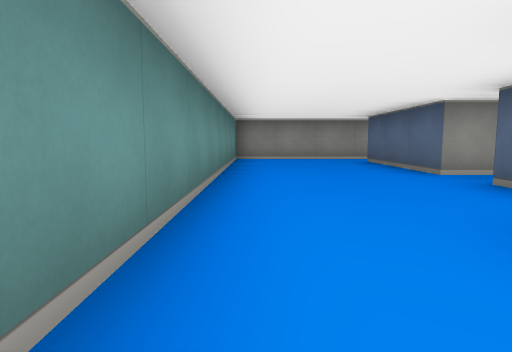
View 1 (above)

16 first-person views from a walk through a cub3D level. The camera is about half as high as the walls, tilts 6° down and sees 75° across. The floor is counted in squares. Each view is taken from the middle of a square. On the plan, view 1 faces up. The plan holds only what a view shows up to about 9 squares ahead; the rest is blank.

View 2
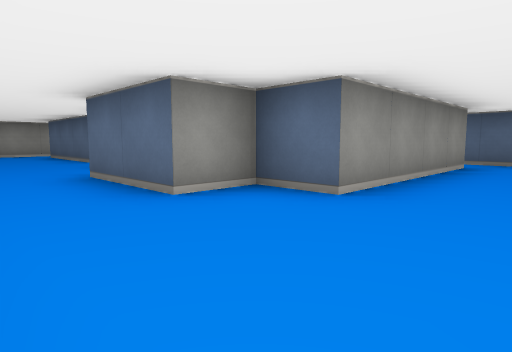

View 3
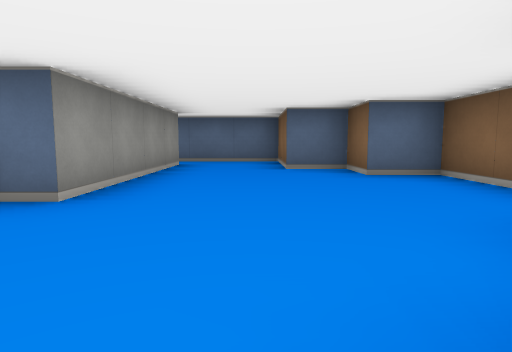

View 4
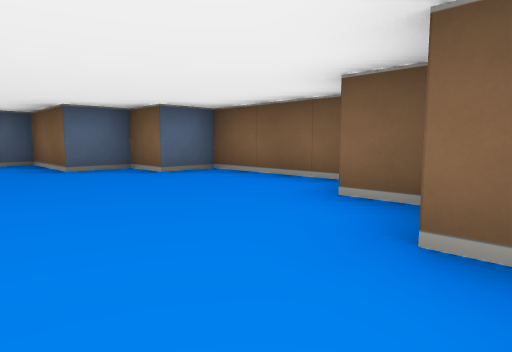

View 5
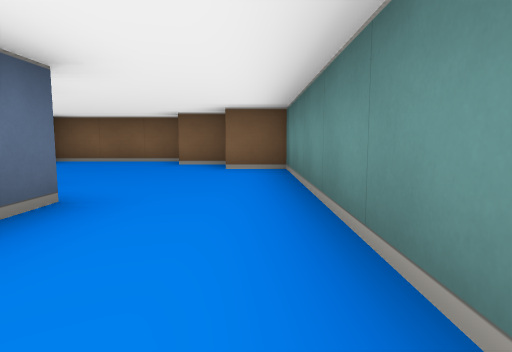

View 6
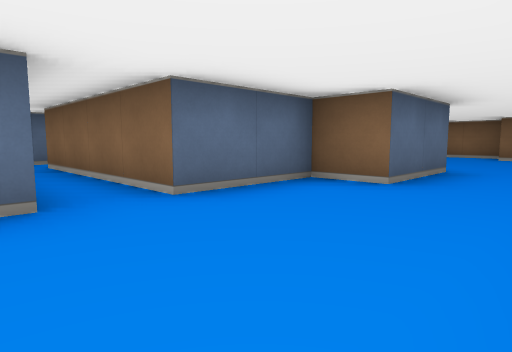

View 7
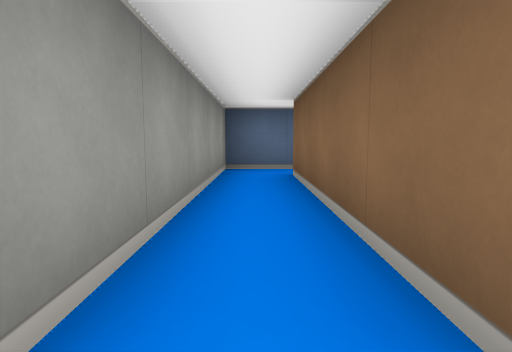

View 8
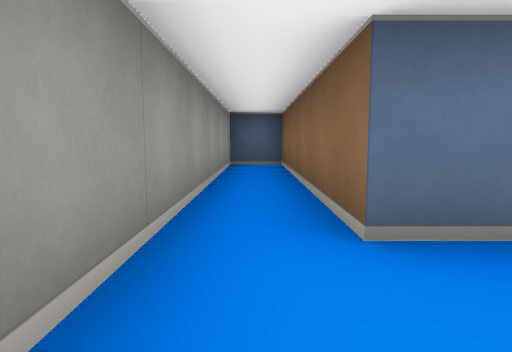

View 9
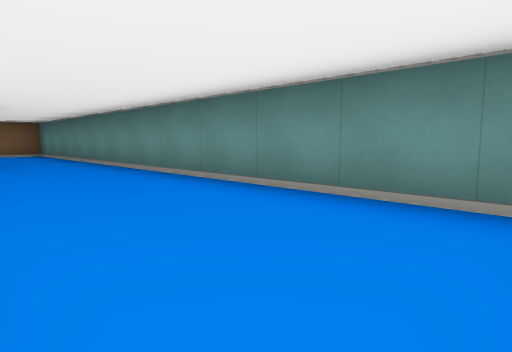

View 10
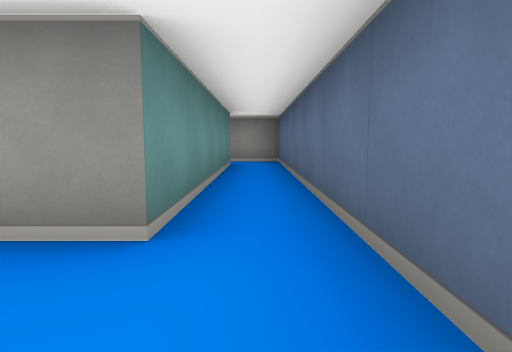

View 11
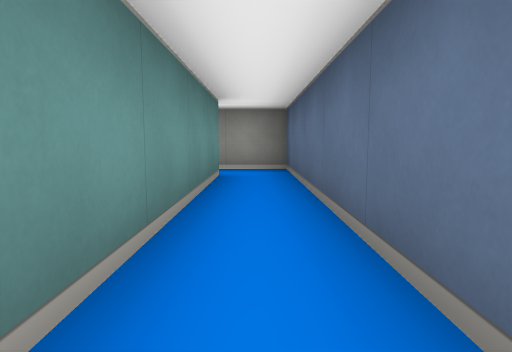

View 12
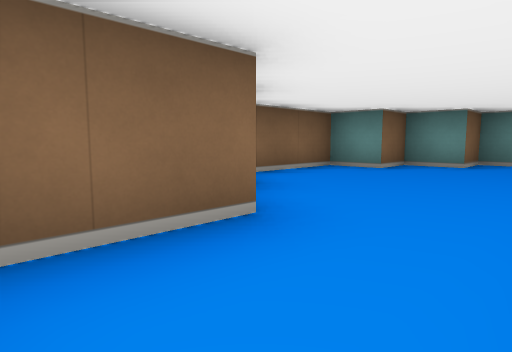

View 13
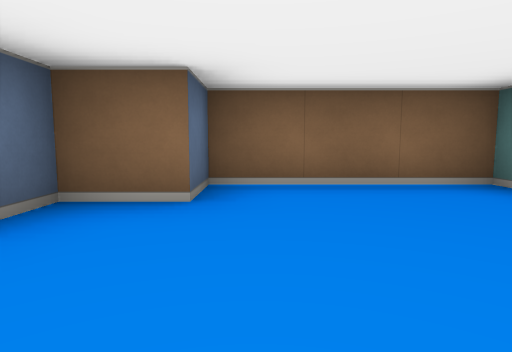

View 14
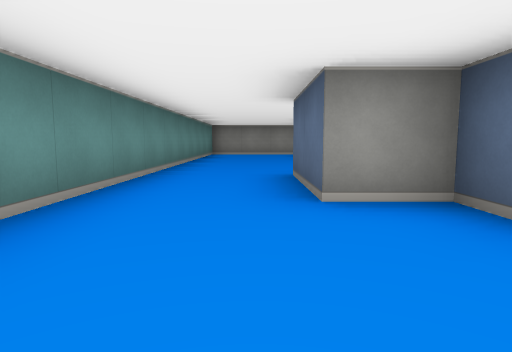

View 15
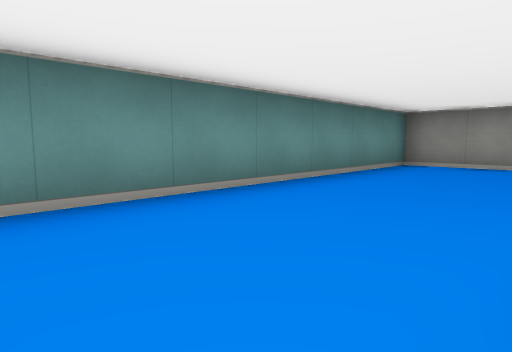

View 16
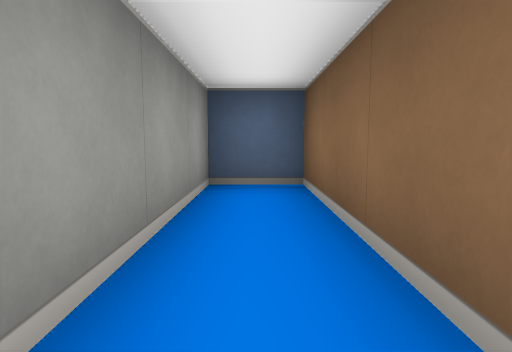

### Floor plan
Points are (right, up) in squares from view 1. A wall is a line through its corners. A room is listed if a view was taken in it or the views show most of it. See-through windows are left out.
Room 1 (views 1, 2, 3, 4, 5, 6, 7, 8, 9, 10, 12, 13, 14, 15, 16)
walls: (6.5, 4.5) (2.5, 4.5) (2.5, 7.5) (7.5, 7.5) (7.5, 8.5) (-0.5, 8.5) (-0.5, -3.5) (0.5, -3.5) (0.5, -4.5) (1.5, -4.5) (1.5, -5.5) (4.5, -5.5) (4.5, -4.5) (5.5, -4.5) (5.5, -3.5) (7.5, -3.5) (7.5, -1.5); (6.5, -1.5) (2.5, -1.5) (2.5, -0.5) (1.5, -0.5) (1.5, 1.5) (2.5, 1.5) (2.5, 3.5) (6.5, 3.5)
ways out: opening at (7, -1) to room 2; opening at (7, 4) to room 2
Room 2 (view 11)
walls: (6.5, 3.5) (6.5, -1.5); (7.5, -1.5) (7.5, 4.5) (6.5, 4.5)
ways out: opening at (7, -1) to room 1; opening at (7, 4) to room 1

Where each view was taken, in squares from view 1:
view 1: 0 up, 0 right, facing up
view 2: 3 down, 0 right, facing up-right
view 3: 3 down, 0 right, facing right
view 4: 2 down, 0 right, facing down-right
view 5: 2 up, 0 right, facing down
view 6: 5 up, 0 right, facing down-right
view 7: 4 up, 2 right, facing right
view 8: 8 up, 1 right, facing right
view 9: 8 up, 2 right, facing down-left
view 10: 3 down, 7 right, facing up
view 11: 1 down, 7 right, facing up
view 12: 2 down, 7 right, facing down-left
view 13: 2 down, 4 right, facing down
view 14: 3 down, 1 right, facing up
view 15: 2 up, 2 right, facing up-left
view 16: 8 up, 4 right, facing right
